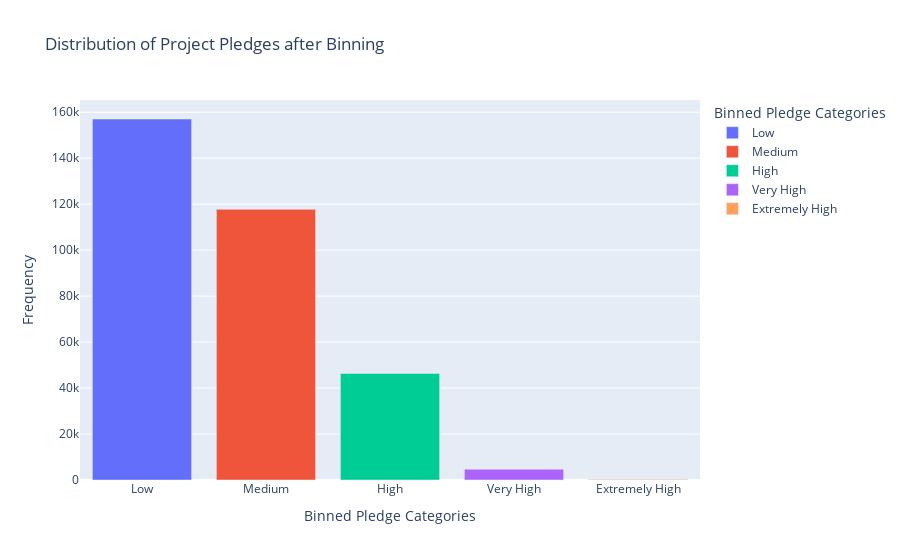

Notebook code cell kept with this figure:
### Markdown cell above
### DISTRIBUTION OF PLEDGE AMOUNTS

### Code cell
kickstarter_data['pledged_binned'] = pd.cut(kickstarter_data['usd_pledged_real'], bins=pledged_bins, labels=pledged_labels)

# Visualize the distribution of project pledges after binning
pledged_binned_distribution = kickstarter_data['pledged_binned'].value_counts().sort_index().reset_index()
pledged_binned_distribution.columns = ['Pledged Binned', 'Frequency']

# Create the interactive bar chart
fig = px.bar(
    pledged_binned_distribution,
    x='Pledged Binned',
    y='Frequency',
    title='Distribution of Project Pledges after Binning',
    labels={'Pledged Binned': 'Binned Pledge Categories', 'Frequency': 'Frequency'},
    color='Pledged Binned'
)

# Show the plot
fig.show()

### Figure 1 — Plotly figure (JSON) as saved in the notebook; plotly's stock layout.template omitted (floating-point values rounded to 4 significant figures)
{"data": [{"alignmentgroup": "True", "hovertemplate": "Binned Pledge Categories=%{x}<br>Frequency=%{y}<extra></extra>", "legendgroup": "Low", "marker": {"color": "#636efa", "pattern": {"shape": ""}}, "name": "Low", "offsetgroup": "Low", "orientation": "v", "showlegend": true, "textposition": "auto", "type": "bar", "x": ["Low"], "xaxis": "x", "y": [157067], "yaxis": "y"}, {"alignmentgroup": "True", "hovertemplate": "Binned Pledge Categories=%{x}<br>Frequency=%{y}<extra></extra>", "legendgroup": "Medium", "marker": {"color": "#EF553B", "pattern": {"shape": ""}}, "name": "Medium", "offsetgroup": "Medium", "orientation": "v", "showlegend": true, "textposition": "auto", "type": "bar", "x": ["Medium"], "xaxis": "x", "y": [117758], "yaxis": "y"}, {"alignmentgroup": "True", "hovertemplate": "Binned Pledge Categories=%{x}<br>Frequency=%{y}<extra></extra>", "legendgroup": "High", "marker": {"color": "#00cc96", "pattern": {"shape": ""}}, "name": "High", "offsetgroup": "High", "orientation": "v", "showlegend": true, "textposition": "auto", "type": "bar", "x": ["High"], "xaxis": "x", "y": [46358], "yaxis": "y"}, {"alignmentgroup": "True", "hovertemplate": "Binned Pledge Categories=%{x}<br>Frequency=%{y}<extra></extra>", "legendgroup": "Very High", "marker": {"color": "#ab63fa", "pattern": {"shape": ""}}, "name": "Very High", "offsetgroup": "Very High", "orientation": "v", "showlegend": true, "textposition": "auto", "type": "bar", "x": ["Very High"], "xaxis": "x", "y": [4675], "yaxis": "y"}, {"alignmentgroup": "True", "hovertemplate": "Binned Pledge Categories=%{x}<br>Frequency=%{y}<extra></extra>", "legendgroup": "Extremely High", "marker": {"color": "#FFA15A", "pattern": {"shape": ""}}, "name": "Extremely High", "offsetgroup": "Extremely High", "orientation": "v", "showlegend": true, "textposition": "auto", "type": "bar", "x": ["Extremely High"], "xaxis": "x", "y": [276], "yaxis": "y"}], "layout": {"barmode": "relative", "legend": {"title": {"text": "Binned Pledge Categories"}, "tracegroupgap": 0}, "title": {"text": "Distribution of Project Pledges after Binning"}, "xaxis": {"anchor": "y", "categoryarray": ["Low", "Medium", "High", "Very High", "Extremely High"], "categoryorder": "array", "domain": [0, 1], "title": {"text": "Binned Pledge Categories"}}, "yaxis": {"anchor": "x", "domain": [0, 1], "title": {"text": "Frequency"}}}}
